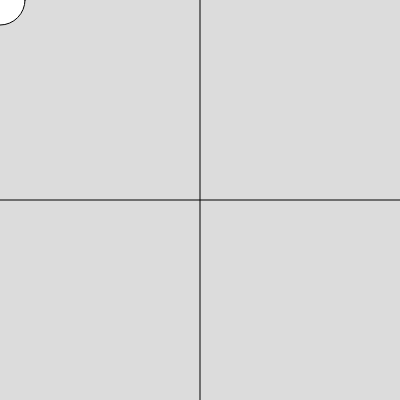
Frame 1 (no input)
Frame 60 (no input): identical to frame 1, image omitted
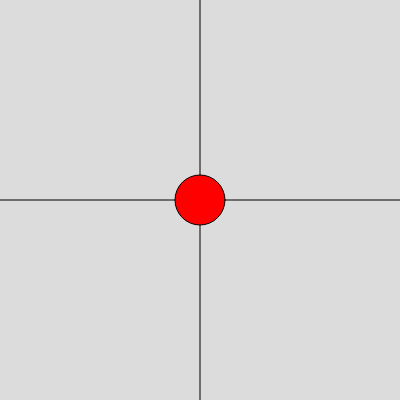
Frame 120 (the mouse pressed at the canvas centre since frame 60)

The p5.js sketch that drew these frames (run headless with seeded random() and noise() and a simulated clock; from frame 60 on, the mouse is pressed at the canvas centre):

// p5.js sketch
// ── sketch.js
function setup() {
    createCanvas(400, 400);
}

function draw() {
    background(220);
    line(width / 2, 0, width / 2, height);
    line(0, height / 2, width, height / 2);
    circle(mouseX, mouseY, 50);
    // Felt øverst til venstre
    if (mouseX <= width / 2 || mouseY <= height / 2) {
        fill(255, 255, 255)
    }
    // Felt øverst til højre
    if (mouseX >= width / 2 && mouseY <= height / 2) {
        fill(255, 0, 0)
    }
    // Felt nederst til venstre
    if (!!mouseX <= width / 2 && mouseY >= height / 2) {
        fill(255, 0, 0)
    }
    // Felt nederst til højre
    if (!mouseX >= width / 2 && mouseY >= height / 2) {
        fill(0, 0, 0)
    }

}
